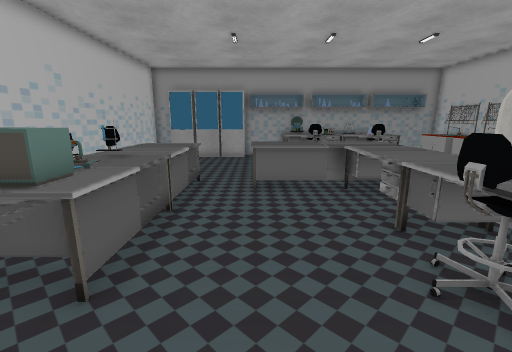
view 1 (above)

16 first-person views from a walk through a 3-D level made in the Unity game engine. The camera is 1.3 m above the floor, tilts 12° down and sees 90° across. The floor is counted in squares, 0.5 m on a side. Each view is taken from the middle of a square. On the plan, view 1 faces up. The plan holds only what a view shows up to about 18 squares ahead; the rest is blank. The player character is not drawn. Some animated figures are left out. Some surface patterns are stand-ins.

view 2
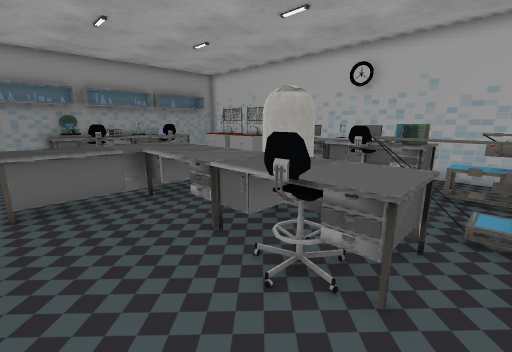

view 3
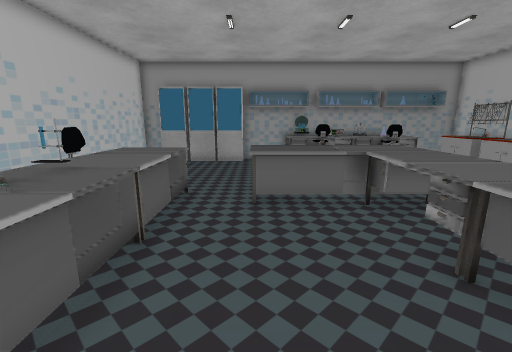

view 4
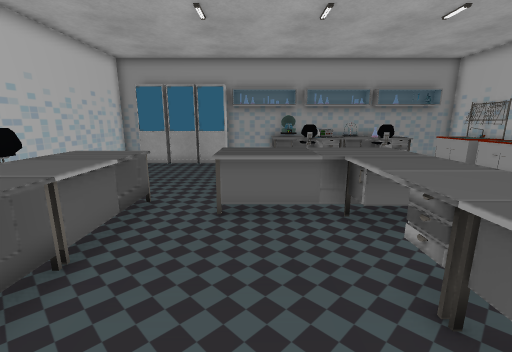

view 5
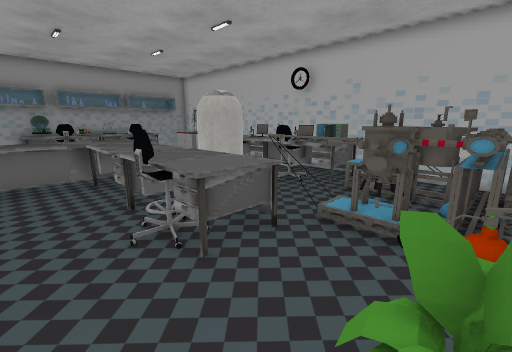

view 6
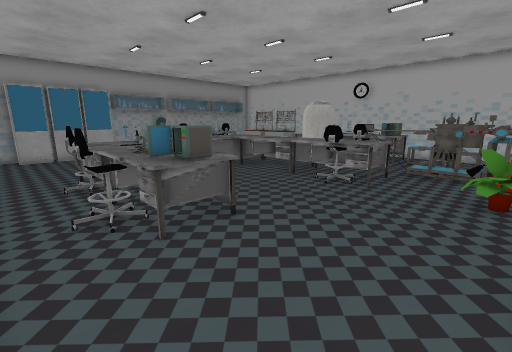

view 7
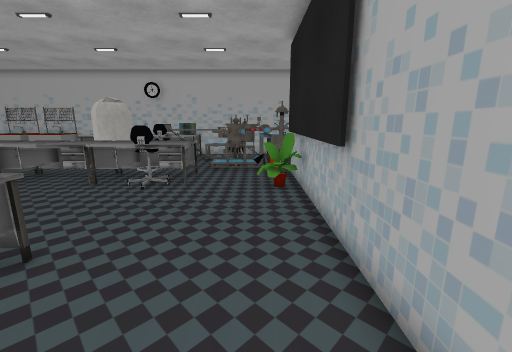

view 8
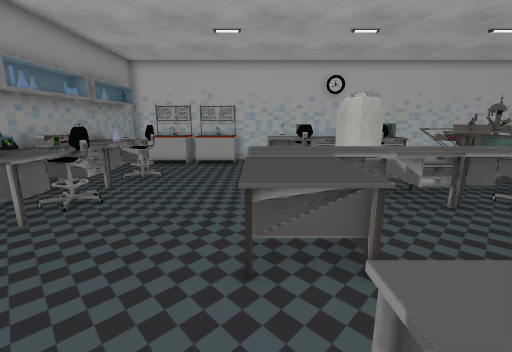

view 9
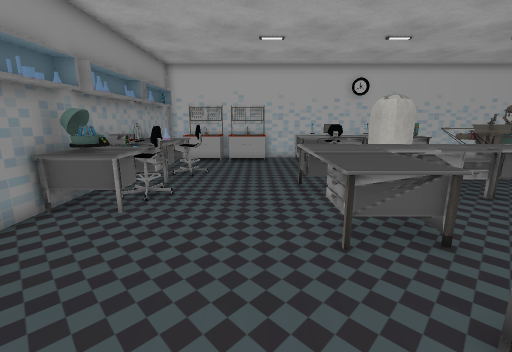

view 10
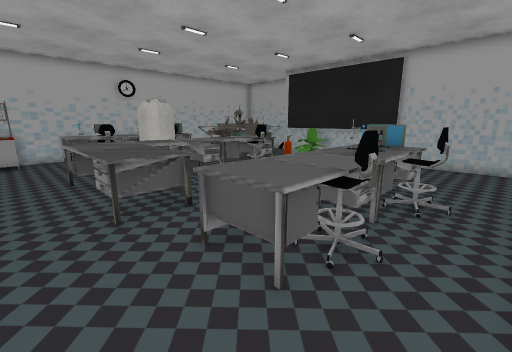

view 11
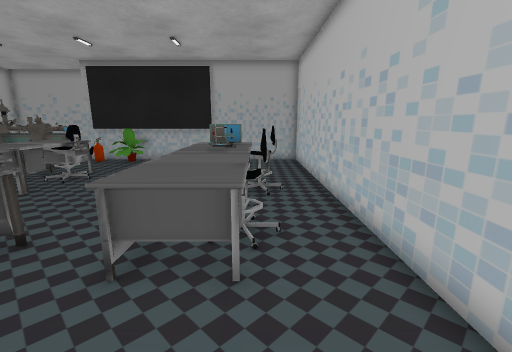

view 12
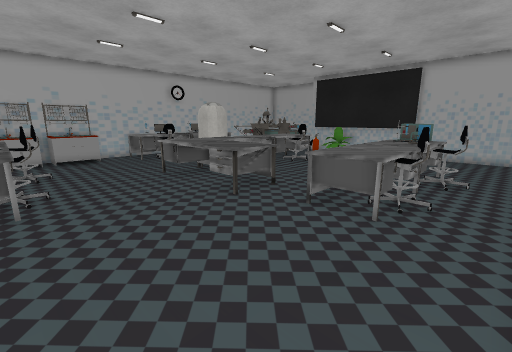

view 13
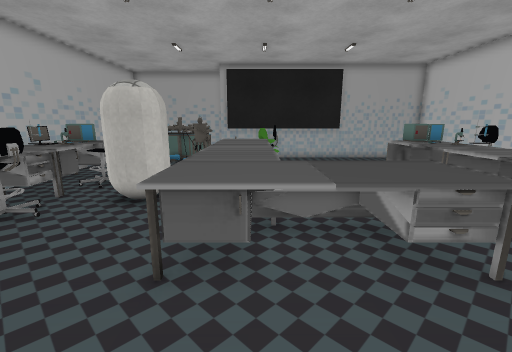

view 14
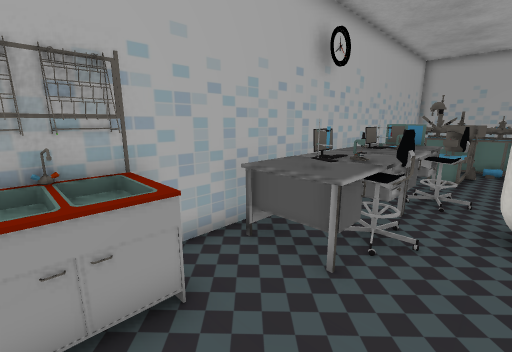

view 15
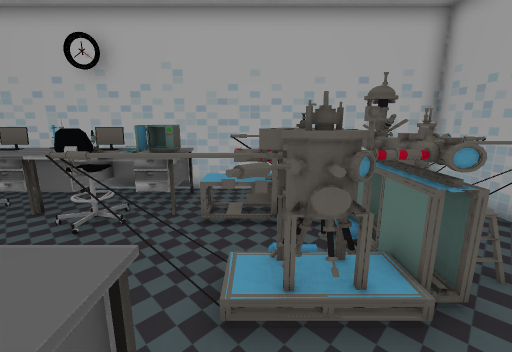

view 16
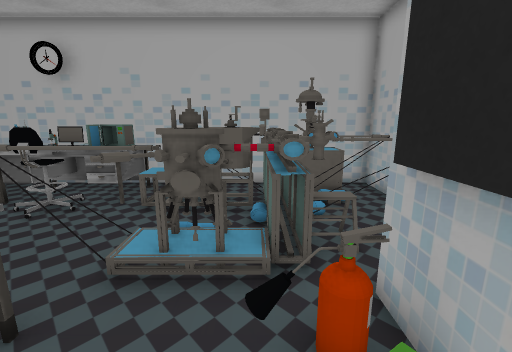

### Floor plan
Key: @ floor where view 1 was taken; # wall or solid block; x gap in a wall; . floor; = window, fence, low wall or low ledge; ^ raised ledge; T table; C chair; A capsule; U cupboard; M computer; H thing the floor can be seen under or through; E fire extinguisher; F flower; O other object.
Columns run from 8 left of view 1 to 14 right of it. Each row starts with its distance up from view 1.
 20 ###UU#U#####TT#OUT#####
 19 #.UUUUUU..T#TTTTOT ..^#
 18 #.........TTCTTTOTT.^^#
 17 #...........C...C...^ #
 16 #...................^^#
 15 #...................^^#
 14 #...................^^#
 13 #....................=#
 12 #.......TTTTTTT.......#
 11 #..TTTT.TTTTTTT....TTT#
 10 #..CTTT.TTTTTTT....CTT#
  9 #..CTTT....TTTT...CCMM#
  8 #..TTTT....TTTTAAA.TTT#
  7 #..TTTT....TTTTAAA.TTT#
  6 #..CTTT....TTTT.A.CCMM#
  5 #.CCTTT....TTTT...CCTT#
  4 #..TTTT....CTTT#=..T#T#
  3 #..TTT.....CTTT#=..TTT#
  2 #..........TTTT#=.^^H.#
  1 #.............=#=.#^H.#
  0 #.......@......#=.^^H.#
 -1 #..............####^#=#
 -2 #...........EF=#====#.#
 -3 ################O####x#
 -4                 ...== #
 -5                   ==  #

Positions as (right, up) in squares from view 1, and headings:
1: (0, 0), facing up
2: (0, 1), facing up-right
3: (0, 2), facing up
4: (1, 3), facing up
5: (1, -2), facing up-right
6: (-7, -2), facing up-right
7: (-7, -1), facing right
8: (-4, 12), facing right
9: (-5, 14), facing right
10: (-7, 14), facing down-right
11: (-5, 15), facing down
12: (-7, 18), facing down-right
13: (4, 16), facing down
14: (9, 15), facing down-right
15: (4, 1), facing right
16: (3, -1), facing right
